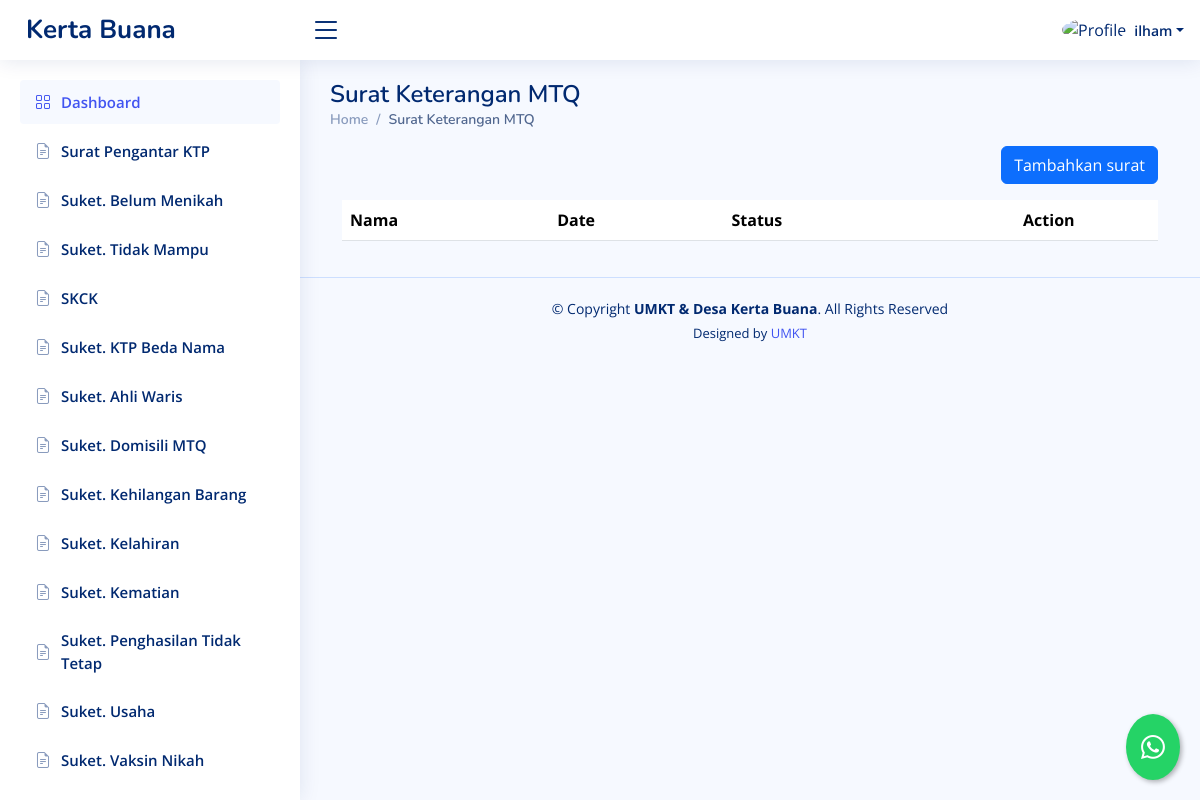
/dashboard/suket-MTQ/ (signed in), run on an earlier commit of the app's database.
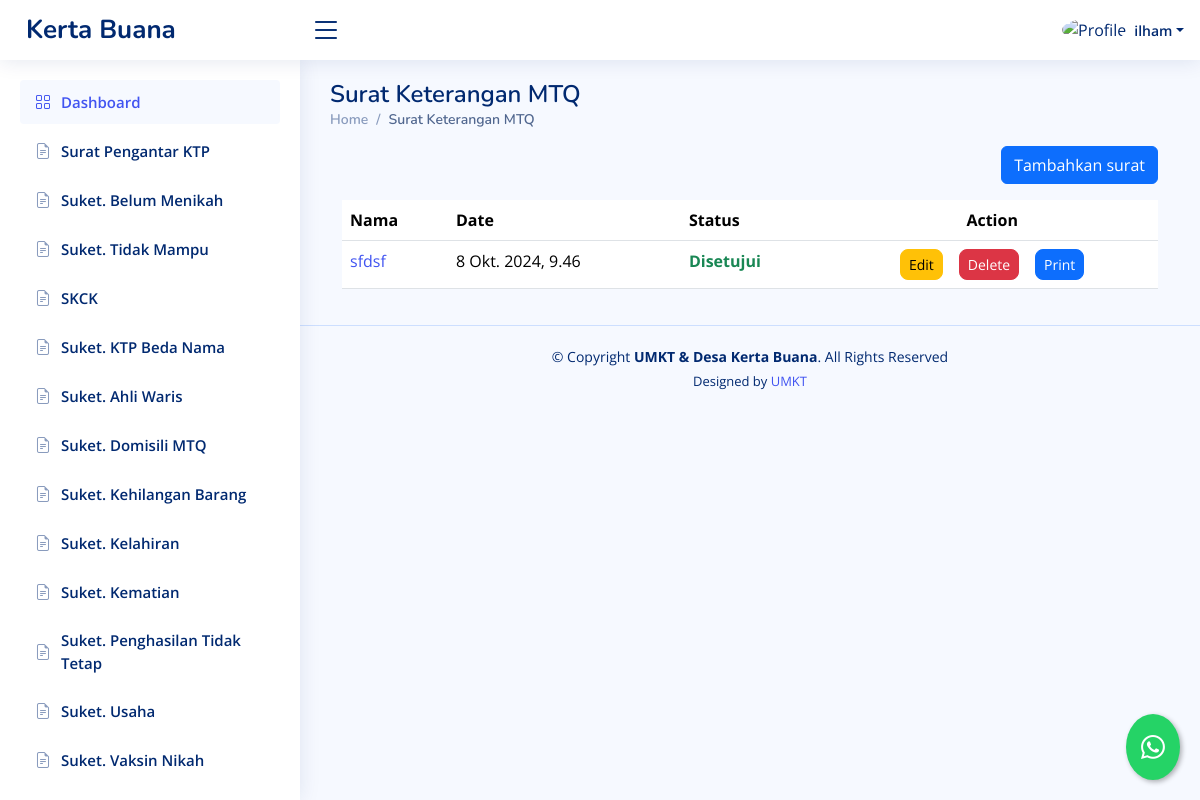
And on a later commit of the database.
### dashboard/models.py (models this page shows, shortened)
class SuketMTQ(models.Model):
    STATUS_CHOICES = [
        ('review', 'Proses Review'),
        ('approved', 'Disetujui'),
        ('rejected', 'Ditolak'),
    ]
    penulis = models.ForeignKey(User, on_delete=models.CASCADE, blank=True, null=True)
    nama = models.CharField(max_length=255)
    jenis_kelamin = models.CharField(max_length=255)
    ttl = models.CharField(max_length=255)
    suku = models.CharField(max_length=255)
    agama = models.CharField(max_length=255)
    alamat = models.CharField(max_length=255)
    pekerjaan = models.CharField(max_length=255)
    dusun = models.CharField(max_length=255,blank=True, null=True)
    tahunmenetap = models.CharField(max_length=255,blank=True, null=True)
    keperluan = models.CharField(max_length=255,blank=True, null=True)
    date = models.DateTimeField(default=timezone.now, blank=True)
    status = models.CharField(max_length=20, choices=STATUS_CHOICES, default='review')

### dashboard/views.py (the view, shortened to what this page needs)
# urls.py: path("suket-MTQ/",suketMTQ,  name="suketMTQ"),
@login_required
def suketMTQ(request):
    template_name = "backend/suketMTQ.html"
    suket = SuketMTQ.objects.all()
    private =SuketMTQ.objects.filter(penulis=request.user)
    context = {
        "suket": suket,
        'private':private
    }
    return render(request, template_name, context)

### templates/backend/suketMTQ.html (shortened to what the changed rows need)
{% extends "backend/base_ui.html" %} {% load static %} {% load custom_filters %}
{% block konten %}
<div>
  <div class="pagetitle">
    <h1>Surat Keterangan MTQ</h1>
  </div>
  {% if value %}
  <div class="card">
    <div class="card-body">
      <h5 class="card-title">Surat Keterangan MTQ</h5>
      <form method="post" action="{% url 'edit_suketMTQ' value.id %}">
        {% csrf_token %}
        <div class="row mb-3">
          <label for="inputNama" class="col-sm-2 col-form-label">Nama</label>
          <div class="col-sm-10">
            <input
              type="text"
              class="form-control"
              name="inputNama"
              value="{{ value.nama }}"
              required
            />
          </div>
        </div>
        <div class="row mb-3">
          <label class="col-sm-2 col-form-label">Jenis Kelamin</label>
          <div class="col-sm-10">
            <select class="form-select" name="inputjk">
              <option selected>Pilih jenis kelamin</option>
              {% if value.jenis_kelamin == "Laki-laki" %}
              <option value="Laki-laki" selected>Laki-laki</option>
              <option value="Perempuan">Perempuan</option>
              {% else %}
              <option value="Laki-laki">Laki-laki</option>
              <option value="Perempuan" selected>Perempuan</option>
              {% endif %}
            </select>
          </div>
        </div>
        <div class="row mb-3">
          <label for="inputTtl" class="col-sm-2 col-form-label"
            >Tempat tanggal lahir</label
          >
          <div class="col-sm-10">
            <input
              type="text"
              class="form-control"
              name="inputTtl"
              value="{{ value.ttl }}"
              placeholder="contoh: Samarinda, 01 Januari 2020"
              required
            />
          </div>
        </div>
        <div class="row mb-3">
          <label for="inputSuku" class="col-sm-2 col-form-label"
            >Suku/Bangsa</label
          >
          <div class="col-sm-10">
            <input
              type="text"
              class="form-control"
              name="inputSuku"
              value="{{ value.suku }}"
              required
            />
          </div>
        </div>
        <div class="row mb-3">
          <label for="inputAgama" class="col-sm-2 col-form-label">Agama</label>
          <div class="col-sm-10">
            <input
              type="text"
              class="form-control"
              name="inputAgama"
              value="{{ value.agama }}"
              required
            />
          </div>
        </div>
        <div class="row mb-3">
          <label for="inputPekerjaan" class="col-sm-2 col-form-label"
            >Pekerjaan</label
          >
          <div class="col-sm-10">
            <input
              type="text"
              class="form-control"
              name="inputPekerjaan"
              value="{{ value.pekerjaan }}"
              required
            />
          </div>
        </div>
        <div class="row mb-3">
          <label for="inputAlamat" class="col-sm-2 col-form-label"
            >Alamat</label
          >
          <div class="col-sm-10">
            <input
              type="text"
              class="form-control"
              name="inputAlamat"
              value="{{ value.alamat }}"
              required
            />
          </div>
        </div>
        <div class="row mb-3">
          <label for="inputDusun" class="col-sm-2 col-form-label">Dusun</label>
          <div class="col-sm-10">
            <input
              type="text"
              class="form-control"
              name="inputDusun"
              value="{{ value.dusun }}"
              required
            />
          </div>
        </div>
        <div class="row mb-3">
          <label for="inputTahunMenetap" class="col-sm-2 col-form-label"
            >Tahun Menetap</label
          >
          <div class="col-sm-10">
            <input
              type="text"
              class="form-control"
              name="inputTahunMenetap"
              value="{{ value.tahunmenetap }}"
              required
            />
          </div>
        </div>
        <div class="row mb-3">
          <label for="inputKeperluan" class="col-sm-2 col-form-label"
            >Keperluan</label
          >
          <div class="col-sm-10">
            <input
              type="text"
              class="form-control"
              name="inputKeperluan"
              value="{{ value.keperluan }}"
              required
            />
          </div>
        </div>
        <div class="row mb-3">
          <label class="col-sm-2 col-form-label">Submit Here</label>
          <div class="col-sm-10">
            <a href="{% url 'suketMTQ' %}">
              <button class="btn btn-secondary">Cancel</button>
            </a>
            <button type="submit" class="btn btn-primary">Submit</button>
          </div>
        </div>
      </form>
    </div>
  </div>
  {% else %}
  <div class="container-fluid">
    <div class="table-responsive">
      <table class="table datatable">
        <thead>
          <tr>
            <th>Nama</th>
            <th data-type="date" data-format="YYYY/DD/MM">Date</th>
            <th>Status</th>
            <th class="text-center">Action</th>
          </tr>
        </thead>
        <tbody>
          {% if user.is_superuser %} {% for surat in suket %}
          <tr>
            <td>
              <a href="{% url 'detail_suketmtq' surat.id %}"
                >{{ surat.nama }}</a
              >
            </td>
            <td>{{ surat.date }}</td>
            {% if surat.status == 'review' %}
            <td class="text-warning fw-bold">Proses Review</td>
            {% elif surat.status == 'approved' %}
            <td class="text-success fw-bold">Disetujui</td>
            {% elif surat.status == 'rejected' %}
            <td class="text-danger fw-bold">Ditolak</td>
            {% endif %} {% if user.is_superuser %}
            <td class="text-center">
              <div
                class="btn-group gap-3"
                role="group"
                aria-label="Action buttons"
              >
                <button type="button" class="btn btn-success btn-sm rounded-3">
                  <a
                    href="{% url 'setujui_suketmtq' surat.id %}"
                    class="text-decoration-none text-white"
                    >Setujui</a
                  >
                </button>
                <button type="button" class="btn btn-danger btn-sm rounded-3">
                  <a
                    href="{% url 'tolak_suketmtq' surat.id %}"
                    class="text-decoration-none text-white"
                    >Tolak</a
                  >
                </button>
              </div>
            </td>
            {% else %}
            <td class="text-center">
              <div
                class="btn-group gap-3"
                role="group"
                aria-label="Action buttons"
              >
                <a
                  href="{% url 'edit_suketMTQ' surat.id %}"
                  class="text-decoration-none"
                >
                  <button
                    type="button"
                    class="btn btn-warning btn-sm rounded-3"
                  >
                    Edit
                  </button>
                </a>
                <a
                  href="{% url 'delete_suketMTQ' surat.id %}"
                  class="text-decoration-none"
                >
                  <button type="button" class="btn btn-danger btn-sm rounded-3">
                    Delete
                  </button>
                </a>
                {% if surat.status == 'approved' %}
                <a
                  href="{% url 'print_suketMTQ' surat.id %}"
                  class="text-decoration-none"
                >
                  <button
                    type="button"
                    class="btn btn-primary btn-sm rounded-3"
                  >
                    Print
                  </button>
                </a>
                {% else %}
                <button
                  type="button"
                  class="btn btn-primary btn-sm rounded-3"
                  disabled
                >
                  <a
                    href="{% url 'print_suketMTQ' surat.id %}"
                    class="text-decoration-none text-white"
                  >
                    Print</a
                  >
                </button>
                {% endif %}
              </div>
            </td>
            {% endif %}
          </tr>
          {% endfor %} {% else %} {% for surat in private %}
          <tr>
            <td>
              <a href="{% url 'detail_suketmtq' surat.id %}"
                >{{ surat.nama }}</a
              >
            </td>
            <td>{{ surat.date }}</td>
            {% if surat.status == 'review' %}
            <td class="text-warning fw-bold">Proses Review</td>
            {% elif surat.status == 'approved' %}
            <td class="text-success fw-bold">Disetujui</td>
            {% elif surat.status == 'rejected' %}
            <td class="text-danger fw-bold">Ditolak</td>
            {% endif %} {% if user.is_superuser %}
            <td class="text-center">
              <div
                class="btn-group gap-3"
                role="group"
                aria-label="Action buttons"
              >
                <button type="button" class="btn btn-success btn-sm rounded-3">
                  <a
                    href="{% url 'setujui_suketmtq' surat.id %}"
                    class="text-decoration-none text-white"
                    >Setujui</a
                  >
                </button>
                <button type="button" class="btn btn-danger btn-sm rounded-3">
                  <a
                    href="{% url 'tolak_suketmtq' surat.id %}"
                    class="text-decoration-none text-white"
                    >Tolak</a
                  >
                </button>
              </div>
            </td>
            {% else %}
            <td class="text-center">
              <div
                class="btn-group gap-3"
                role="group"
                aria-label="Action buttons"
              >
                <a
                  href="{% url 'edit_suketMTQ' surat.id %}"
                  class="text-decoration-none"
                >
                  <button
                    type="button"
                    class="btn btn-warning btn-sm rounded-3"
                  >
                    Edit
                  </button>
                </a>
                <a
                  href="{% url 'delete_suketMTQ' surat.id %}"
                  class="text-decoration-none"
                >
                  <button type="button" class="btn btn-danger btn-sm rounded-3">
                    Delete
                  </button>
                </a>
                {% if surat.status == 'approved' %}
                <a
                  href="{% url 'print_suketMTQ' surat.id %}"
                  class="text-decoration-none"
                >
                  <button
                    type="button"
                    class="btn btn-primary btn-sm rounded-3"
                  >
                    Print
                  </button>
                </a>
                {% endif %}
              </div>
            </td>
            {% endif %}
          </tr>
          {% endfor %} {% endif %}
        </tbody>
      </table>
    </div>
  </div>
  {% endif %}
</div>
{% endblock konten %}

What changed in the data, as far as the page shows it:
added SuketMTQ: nama "sfdsf", date "8 Okt. 2024, 9.46", status "Disetujui"
